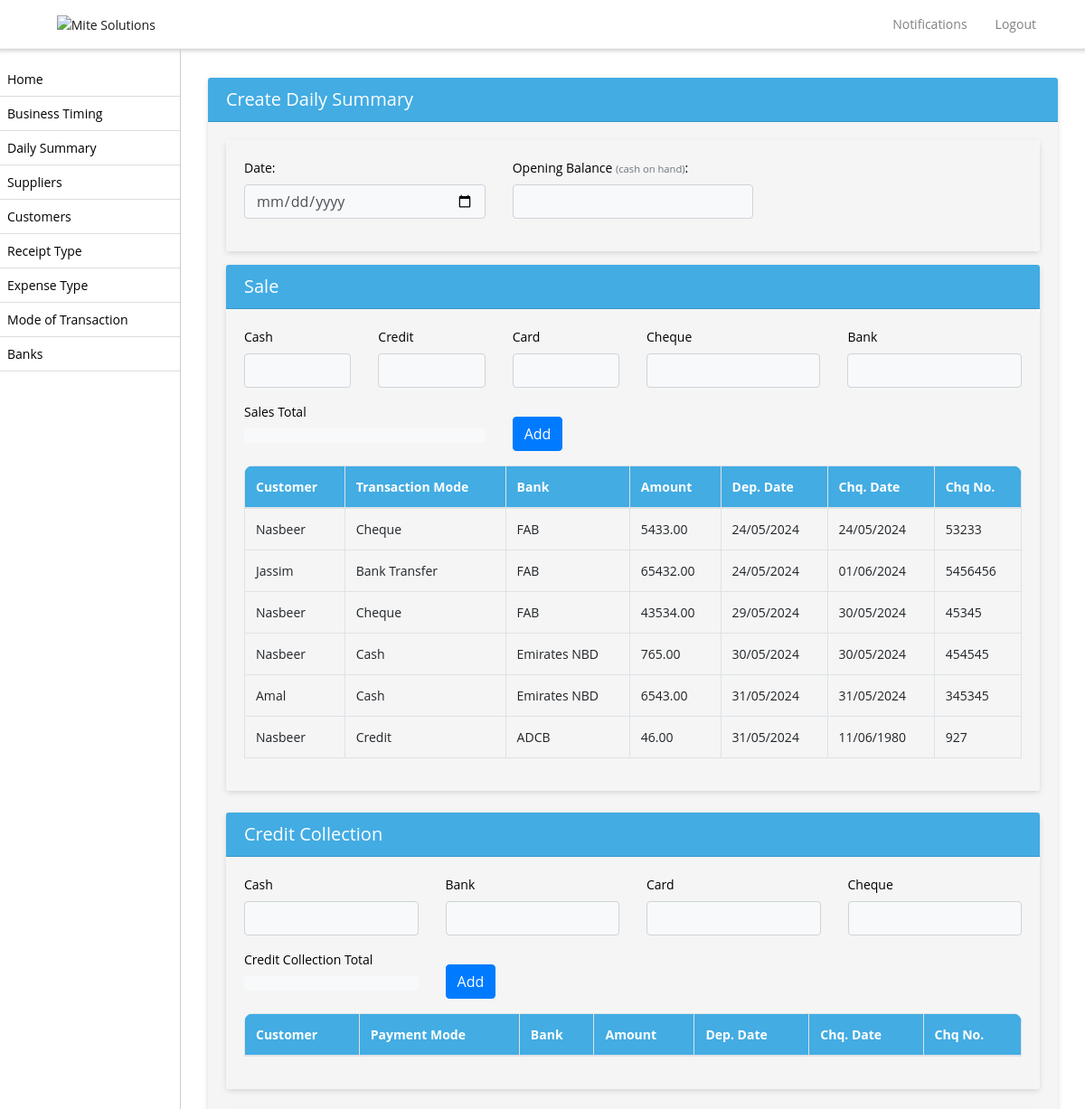
/bank-sales/ (signed in, upper part), run on an earlier commit of the app's database.
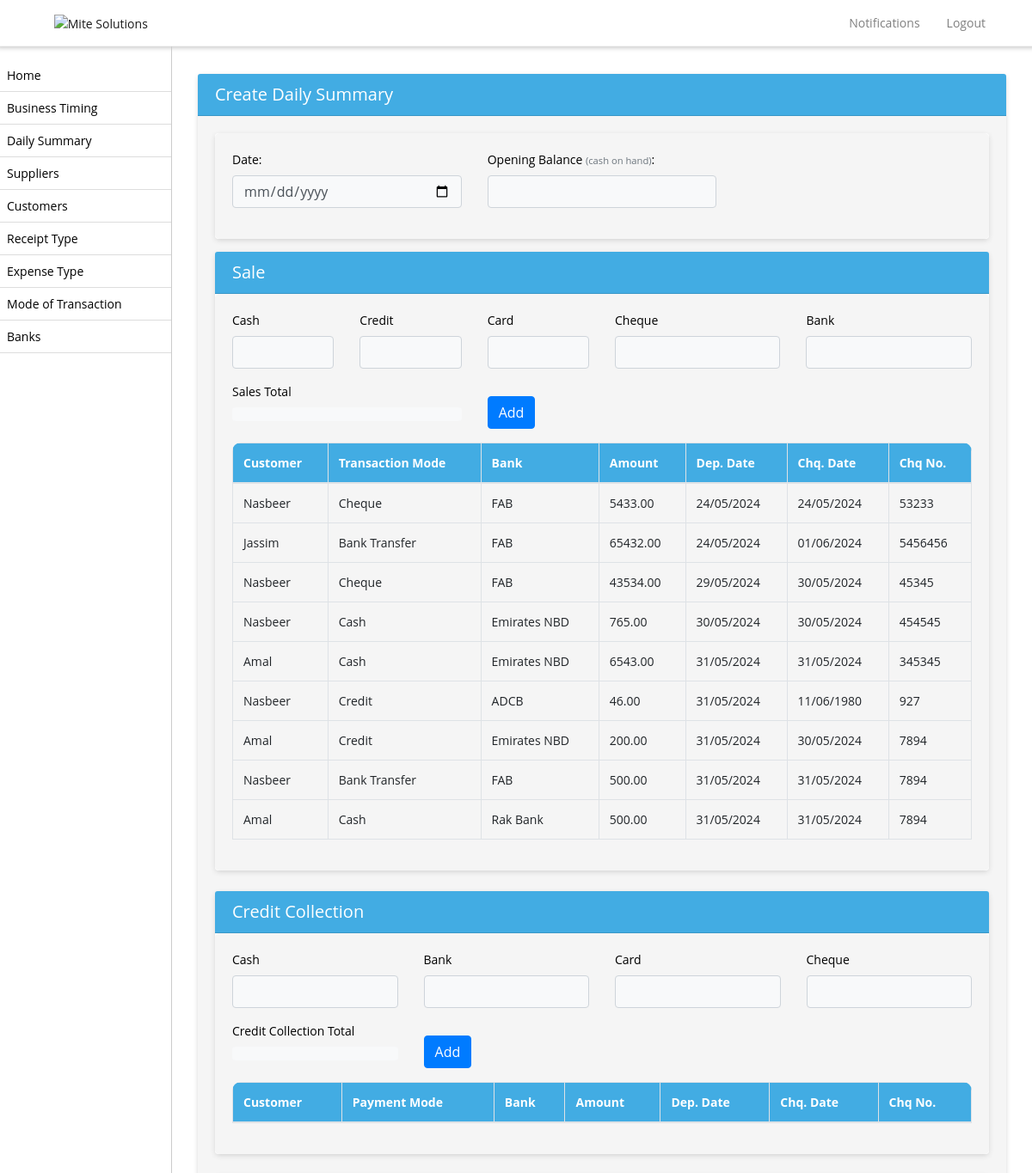
And on a later commit of the database.
### biztrackapp/models.py (models this page shows, shortened)
class BankSales(models.Model):
    customer = models.ForeignKey(Customer, on_delete=models.CASCADE)
    daily_summary_id = models.CharField(max_length=100, null=True, blank=True)
    mode_of_transaction = models.ForeignKey(TransactionMode, on_delete=models.CASCADE)
    amount = models.DecimalField(max_digits=10, decimal_places=2)
    bank = models.ForeignKey(Bank, on_delete=models.CASCADE)
    cheque_date = models.DateField()
    cheque_no = models.CharField(max_length=255)
    business_profile = models.CharField(max_length=255, null=True)
    created_on = models.DateTimeField(auto_now_add=True)
    updated_on = models.DateTimeField(auto_now=True)

class Customer(models.Model):
    name = models.CharField(max_length=255)
    business_profile = models.CharField(max_length=255, null=True)
    outstanding = models.DecimalField(max_digits=10, decimal_places=2)
    location = models.CharField(max_length=255)
    status = models.BooleanField(default=True)  # BooleanField to represent True or False
    created_on = models.DateTimeField(auto_now_add=True, null=True)

class TransactionMode(models.Model):
    CHOICES = [
        ('card', 'Card'),
        ('cash', 'Cash'),
        ('bank transfer', 'Bank Transfer'),
        ('cheque', 'Cheque'),
        ('credit', 'Credit'),
    ]
    name = models.CharField(max_length=255,choices=CHOICES)
    business_profile = models.CharField(max_length=255, null=True)
    status = models.BooleanField(default=False)
    created_on = models.DateTimeField(auto_now_add=True, null=True)

class Bank(models.Model):
    name = models.CharField(max_length=255, choices=BANK_CHOICES)
    account_number = models.CharField(max_length=50)
    opening_balance = models.DecimalField(max_digits=10, decimal_places=2)
    business_profile = models.CharField(max_length=255, null=True)
    status = models.BooleanField(default=False)
    created_on = models.DateTimeField(auto_now_add=True, null=True)
    update_on = models.DateTimeField(auto_now=True, null=True)

### biztrackapp/views.py (the view)
# urls.py: path('bank-sales/', list_bank_sales, name='list_bank_sales'),
def list_bank_sales(request):
    shop_admin = get_object_or_404(ShopAdmin, user=request.user)
    shop = shop_admin.shop
    business_profile = get_object_or_404(BusinessProfile, name=shop.name)
    bank_sales = BankSales.objects.filter(business_profile=business_profile.id)
    return render(request, 'create_daily_summary.html', {'bank_sales': bank_sales})

### biztrackapp/templates/create_daily_summary.html (shortened to what the changed rows need)
{% extends 'base.html' %}
{% block content %}
<div class="container ">
    <div class="card  ">
          <form method="post"  enctype="multipart/form-data" class="form" id="daily_summary_form">
        <div class="card-body ">
            <div class="card">
                <div class="card-body bg-white br-5">
                    <div class="table-responsive">
                    <table  class="table table-bordered table-striped "  id="tablebanksale" >
                        <thead style="color:transparent !important;">
                            <tr>
                                <th>Customer</th>
                                <th>Transaction Mode</th>
                                <th>Bank</th>
                                <th>Amount</th>
                                <th>Dep. Date</th>
                                <th>Chq. Date</th>
                                <th>Chq No.</th>
                            </tr>
                        </thead>
                        <tbody>
                            {% for sale in bank_sales %}
                            <tr>
                                <td>{{ sale.customer.name }}</td>
                                <td class="text-capitalize">{{ sale.mode_of_transaction.name }}</td>
                                <td>{{ sale.bank.name }}</td>
                                <td>{{ sale.amount }}</td>
                                <td>{{ sale.created_on|date:"d/m/Y" }}</td>
                                <td>{{ sale.cheque_date|date:"d/m/Y" }}</td>
                                <td>{{ sale.cheque_no }}</td>
                            </tr>
                            {% endfor %}
                        </tbody>
                    </table>
                </div>
                </div>
            </div>
            <div class="card  mt-4">
                <div class="card-body bg-white  br-5">
                    <div class="table-responsive">
                    <table id="tablecreditcollection"  class="table table-bordered table-striped nowrap"  style="width: 100%;">
                        <thead class="thead-light" style="border-color:transparent !important;">
                            <tr>
                                <th>Customer</th>
                                <th>Payment Mode</th>
                                <th>Bank</th>
                                <th>Amount</th>
                                <th>Dep. Date</th>
                                <th>Chq. Date</th>
                                <th>Chq No.</th>
                            </tr>
                        </thead>
                    </table>
                </div>
                </div>
            </div>
        </div>
    </form>
    </div>
</div>
{% endblock %}

What changed in the data, as far as the page shows it:
added BankSales: customer.name "Amal", mode_of_transaction.name "Credit", bank.name "Emirates NBD", amount "200.00", created_on "31/05/2024", cheque_date "30/05/2024", cheque_no "7894"
added BankSales: customer.name "Nasbeer", mode_of_transaction.name "Bank Transfer", bank.name "FAB", amount "500.00", created_on "31/05/2024", cheque_date "31/05/2024", cheque_no "7894"
added BankSales: customer.name "Amal", mode_of_transaction.name "Cash", bank.name "Rak Bank", amount "500.00", created_on "31/05/2024", cheque_date "31/05/2024", cheque_no "7894"
